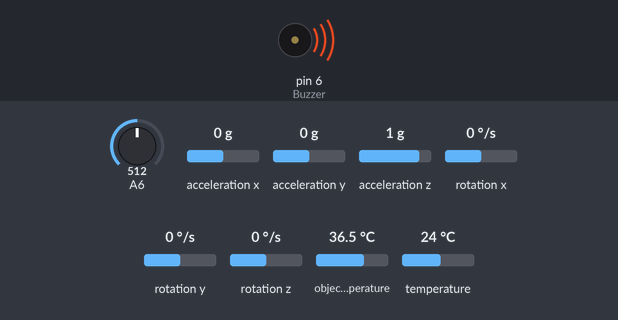
Bench run of a sketch on a simulated Arduino Nano, built with avr-gcc and run on an emulated ATmega328P. Parts: buzzer (waves = sounding, pin HIGH). The inputs (shaded band) are chosen by the test bench; at power-on: A6 = 512, acceleration x 0 g, acceleration y 0 g, acceleration z 1 g, rotation x 0 °/s, rotation y 0 °/s, rotation z 0 °/s, object temperature 36.5 °C, temperature 24 °C. No radio packets arrive unless stated; what the sketch prints to the serial monitor is not drawn.

Above: at 0.1 s.
Timing chart, 0 to 1.9 s (numbered marks = the images above):
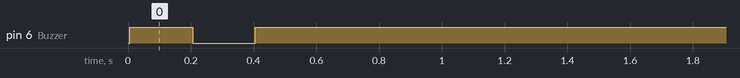

The sketch:

NRF_TX.ino
```cpp
#include <SPI.h>
#include <nRF24L01.h>
#include <RF24.h>
#include <Adafruit_MPU6050.h>
#include <Adafruit_Sensor.h>
#include <Wire.h>
#include <Adafruit_MLX90614.h>


Adafruit_MLX90614 mlx = Adafruit_MLX90614();
Adafruit_MPU6050 mpu;
RF24 radio(7, 8); // CE, CSN

#define Buzzer 6
const byte address[6] = "00001";
String text;

void setup() {
  mlx.begin();

  mpu.begin();
  mpu.setAccelerometerRange(MPU6050_RANGE_8_G);
  mpu.setGyroRange(MPU6050_RANGE_500_DEG);
  mpu.setFilterBandwidth(MPU6050_BAND_21_HZ);

  Serial.begin(115200);
  radio.begin();
  radio.openWritingPipe(address);
  radio.setPALevel(RF24_PA_MIN);
  radio.stopListening();
  pinMode(Buzzer, OUTPUT);
  digitalWrite(Buzzer, HIGH);
  delay(200);
  digitalWrite(Buzzer, LOW);
  delay(200);
  digitalWrite(Buzzer, HIGH);
  delay(100);
  digitalWrite(Buzzer, LOW);
}

void loop() {
  //const char text[] = "Hello World";
  //radio.write(&text, sizeof(text));
  //delay(1000);
  Accelrometer();
  GasSensor();
  IRTempSens();

}

void Accelrometer() {
  sensors_event_t a, g, temp;
  mpu.getEvent(&a, &g, &temp);
  Serial.println("AX" + String(a.acceleration.x) + "Y" + String(a.acceleration.y) + "Z" + a.acceleration.z);
  text = "AX" + String(a.acceleration.x) + "Y" + String(a.acceleration.y) + "Z" + a.acceleration.z;
  radio.write(&text, sizeof(text));

}

void GasSensor() {
  int Gas = map(analogRead(A6), 250, 600, 0, 100);
  Serial.println("G" + String(Gas));

  if (Gas >= 50) {
    digitalWrite(Buzzer, HIGH);
    Serial.println("A1");

  }
  text = "A";
  radio.write(&text, sizeof(text));
  radio.write(Gas, sizeof(Gas));

}

void IRTempSens() {
  float temp = mlx.readObjectTempC();
  Serial.println("T" + String(temp));

  text = "T" + String(temp);
  radio.write(&text, sizeof(text));

  if (temp >= 35) {
    digitalWrite(Buzzer, HIGH);
    Serial.println("A1");

    text = "A1";
    radio.write(&text, sizeof(text));

  }


}
```
